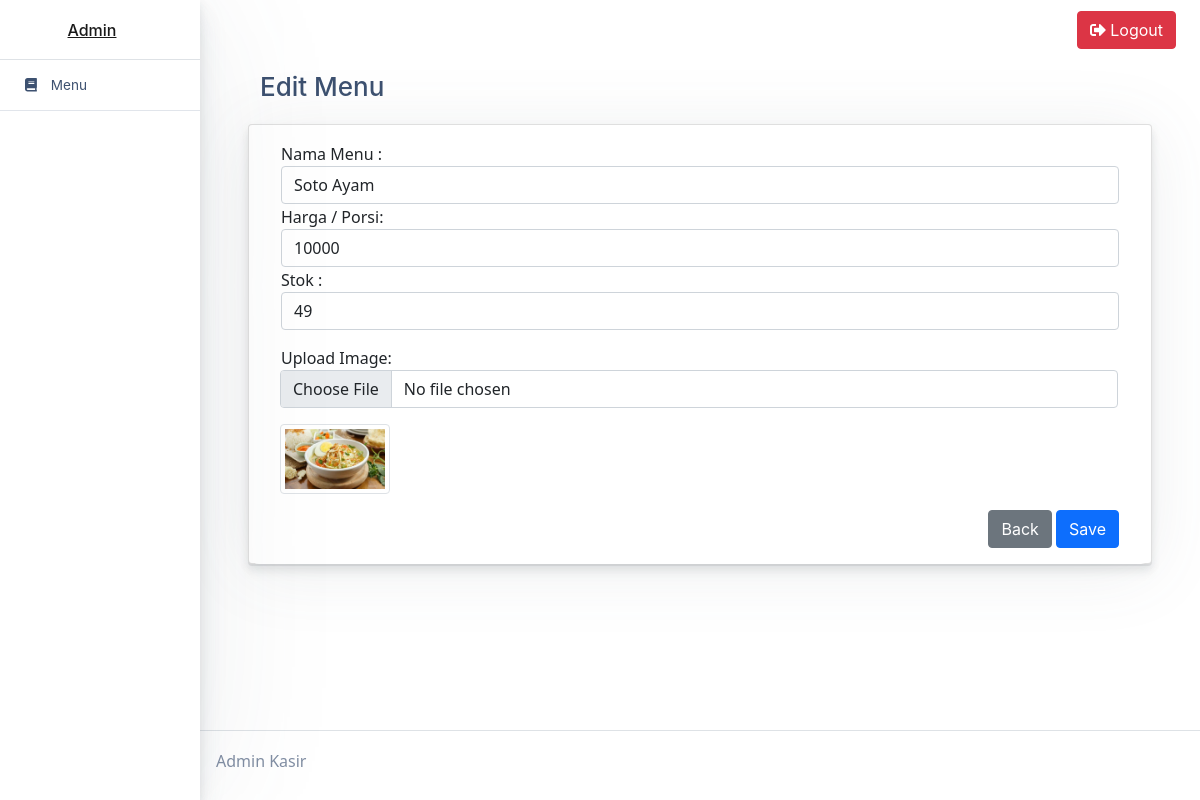
Screenshot of /admin/admin.php?page=menu_edit&id=7 with the database file from the repository.
### tables this page shows
CREATE TABLE `tb_menu` (
  `id_menu` int(11) NOT NULL,
  `nama_menu` varchar(150) NOT NULL,
  `harga` varchar(150) NOT NULL,
  `stok` int(11) NOT NULL,
  `status_menu` varchar(150) NOT NULL,
  `gambar_menu` varchar(150) NOT NULL
);

### admin/menu/edit.php (the view, shortened to what this page needs)
<?php
$query = "
select * from tb_menu where id_menu = '$_GET[id]'
";
$sql = mysqli_query($conn, $query) or die("Error Executing The Data(s)");
$menu = mysqli_fetch_array($sql);
?>
<div class="main-content-container container-fluid px-4" style="margin-top:50px">
	<div class="page-header row no-gutters py-4">
		<div class="col-12 col-sm-4  text-sm-left mb-0">
			<h3 class="page-title">Edit Menu</h3>
		</div>
	</div>
	<div class="row">
		<div class="col-lg-12">
			<div class="card card-small mb-4">
				<ul class="list-group list-group-flush">
					<li class="list-group-item p-3">
						<div class="row">
							<div class="col">
								<form enctype="multipart/form-data" action="menu/edit_post.php" method="post"  role="form">
									<div class="modal-body">
										<div class="md-form mb-3" style="margin-top:-15px;">
											<label data-error="wrong" data-success="right" for="defaultForm-email">Nama Menu : </label>
											<input type="text" id="nama_menu" name="nama_menu" value="<?php echo $menu['nama_menu']; ?>" class="form-control validate">
										</div>
										<div class="md-form mb-3" style="margin-top:-15px;">
											<label data-error="wrong" data-success="right" for="defaultForm-email">Harga / Porsi: </label>
											<input type="number" id="harga" name="harga" value="<?php echo $menu['harga']; ?>" class="form-control validate">
										</div>
										<div class="md-form mb-3" style="margin-top:-15px;">
											<label data-error="wrong" data-success="right" for="defaultForm-email">Stok : </label>
											<input type="number" id="stok" name="stok" value="<?php echo $menu['stok']; ?>" class="form-control validate">
										</div>
										<div class="input-group md-form mb-3">
											<label data-error="wrong" data-success="right" for="defaultForm-email">Upload Image:</label>
											<div class="input-group mb-3">
												<input type="file" class="form-control-file form-control validate" id="gambar_menu" name="gambar_menu">
											</div>
											 <img src="../gambar/<?php echo $menu['gambar_menu'];?>" id="previewne" class="rounded border p-1" style="width:110px; height:70px;">
										</div>
										<div style="float: right;">
										<button type="button" class="btn btn-secondary" onclick="history.back();">Back</button>
										<button type="submit" class="btn btn-primary">Save</button>
										</div>
									</div>
								</form>
							</div>
						</div>
					</li>
				</ul>
			</div>
		</div>
	</div>
</div>

### rows the page displays
tb_menu: nama_menu "Soto Ayam", harga "10000", stok "49", gambar_menu (picture)
